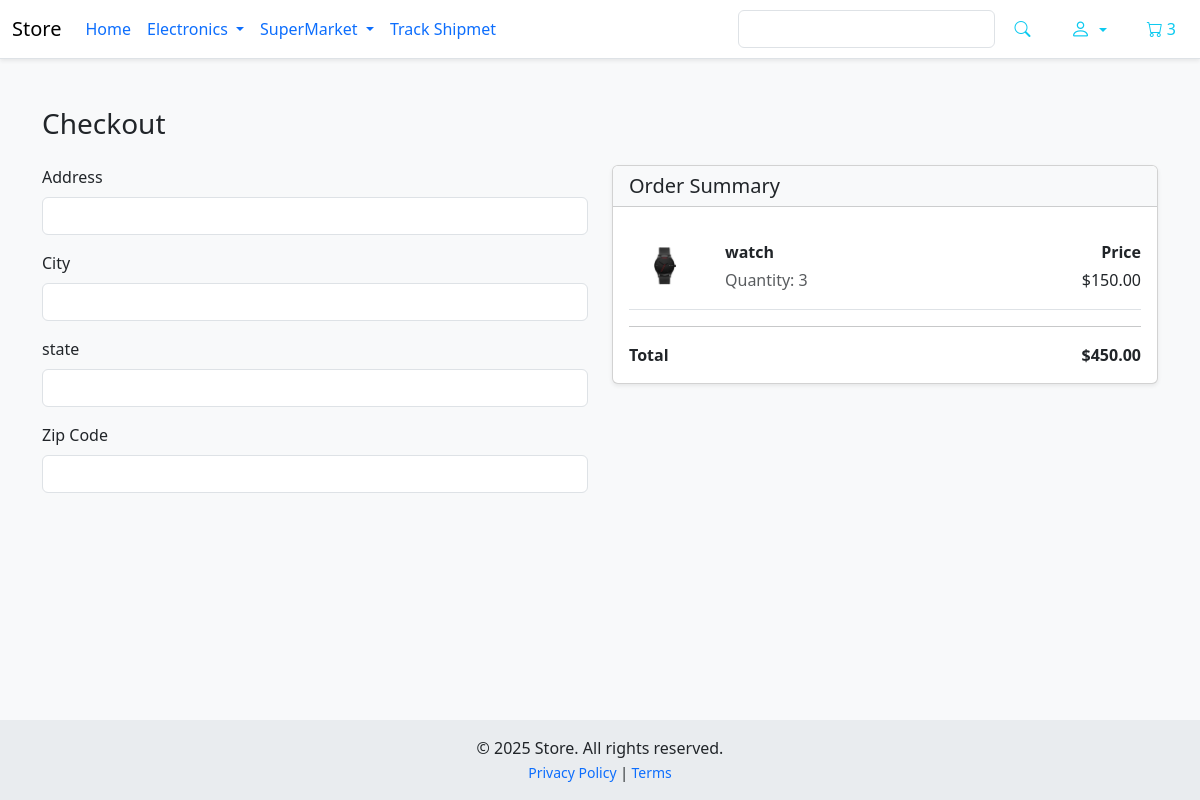
The app's page /checkout/ (signed in), older data.
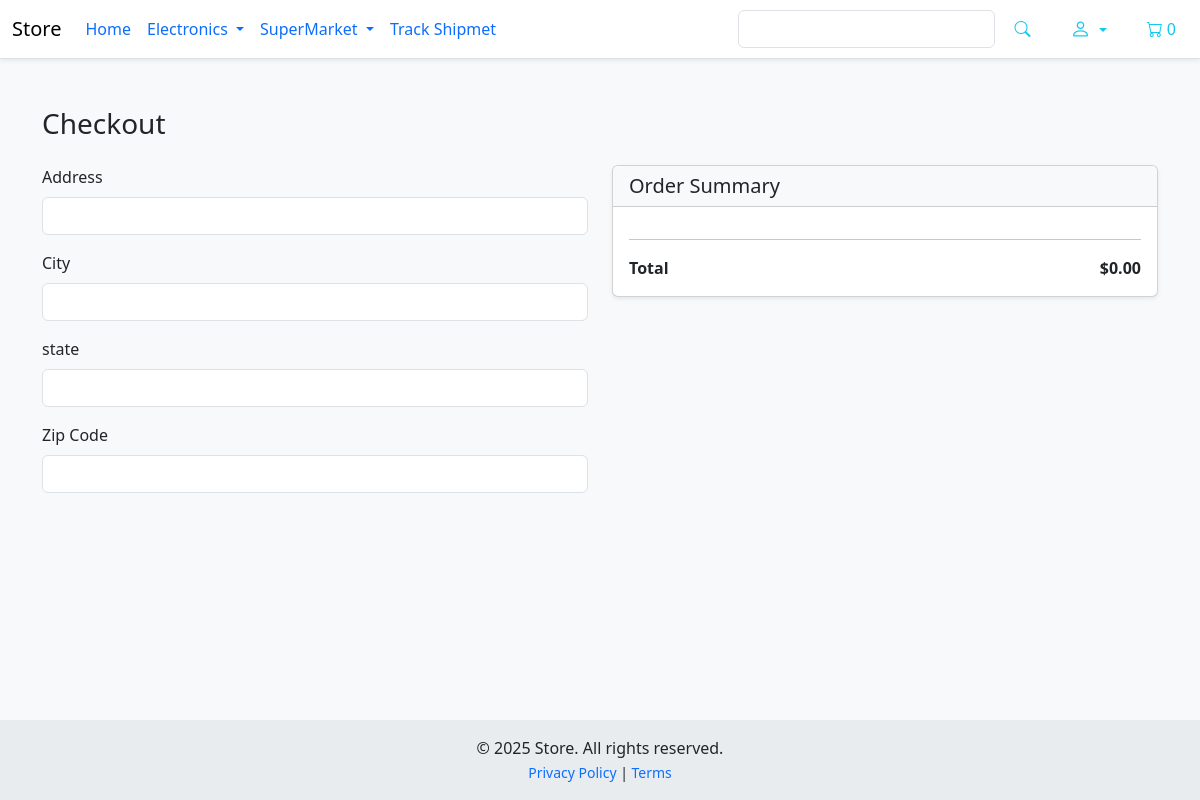
The same page, newer data.
### Store/models.py (models this page shows, shortened)
class Order(models.Model):
    customer =  models.ForeignKey('CoreAuth.Customer',on_delete=models.SET_NULL,null=True,blank=True)
    seller = models.ForeignKey('CoreAuth.Seller',on_delete=models.SET_NULL,null=True,blank=True)
    created_at = models.DateTimeField(auto_now_add=True)
    deleted_at = models.DateTimeField(null=True, blank=True)
    complete = models.BooleanField(default=False)
    transaction_id = models.CharField(max_length=200,null=True)
    @property
    def get_cart_total(self):
        order_items = self.orderitem_set.annotate(product_price=F('quantity') * F('product__price'))
        total = sum(item.product_price for item in order_items)
        return total
    @property
    def get_cart_items(self):
        return sum(item.quantity for item in self.orderitem_set.all())

class OrderItem(models.Model):
    product = models.ForeignKey(Product,on_delete=models.CASCADE)
    order = models.ForeignKey(Order,on_delete=models.SET_NULL,null=True,blank=True)
    quantity = models.IntegerField(default=0,null=True,blank=True,)
    date_added = models.DateTimeField(auto_now_add=True)

class Product(models.Model):
    class RatingChoice(models.IntegerChoices):
        NOT_RATED = 0, 'Not Rated Yet'
        VERY_POOR = 1, 'Very Poor'
        POOR = 2, 'Poor'
        AVERAGE = 3, 'Average'
        GOOD = 4, 'Good'
        EXCELLENT = 5, 'Excellent'
    slug = models.SlugField(max_length=160, unique=True,default='temp-slug')
    seller = models.ForeignKey('CoreAuth.Seller',on_delete=models.CASCADE)
    name = models.CharField(max_length=255)
    price = models.DecimalField(max_digits=9,decimal_places=2)
    created_at = models.DateTimeField(auto_now_add=True)
    rate = models.PositiveSmallIntegerField(choices=RatingChoice,default=RatingChoice.NOT_RATED)
    image = models.ImageField(upload_to='images/products', blank=True, null=True,max_length=255)
    digital = models.BooleanField(default=False)
    @property
    def imageURL(self):
        try:
            if self.image:
                url = self.image.url
                return url
        except:
            pass
        return '/static/images/placeholder.png'

### Store/views.py (the view)
# urls.py: path('checkout/',cheackout,name='checkout'),
def cheackout(request):
    data = cartData(request)
    items = data["items"]
    order = data["order"]
    context = {"items": items, "order": order}
    return render(request, "store/checkout.html", context)

### Store/utils.py (called while the page is built)
def cartData(request):
    if request.user.is_authenticated:
        if request.user.is_seller:
            customer = request.user.seller
            order, create = Order.objects.get_or_create(seller=customer, complete=False)
        elif request.user.is_customer:
            customer = request.user.customer
            order, create = Order.objects.get_or_create(customer=customer, complete=False)
        items = order.orderitem_set.all()
    else:
        data_cookie_cart = cooikeCart(request)
        customer = 'u need to login'
        order = data_cookie_cart['order']
        items = data_cookie_cart['items']
    return {'customer': customer, 'order': order, 'items': items}

### Store/templates/store/checkout.html (shortened to what this page needs)
{% extends 'main.html' %}
{% block content %}
<div class="container mt-5" style="padding-bottom: 80px;">
    <h3 class="mb-4">Checkout</h3>
    <div class="row">
        {% if request.user.is_authenticated %}
        <div class="col-md-6">
            <form id="form" method="POST">
                <div class="mb-3">
                    <label for="address" class="form-label">Address</label>
                    <input type="text" name="address" class="form-control" placeholder="Your Street Name" required>
                </div>
                <div class="mb-3">
                    <label for="city" class="form-label">City</label>
                    <input type="text" name="city" class="form-control" required>
                </div>
                <div class="mb-3">
                    <label for="state" class="form-label">state</label>
                    <input type="text" name="state" class="form-control" required>
                </div>
                <div class="mb-3">
                    <label for="zipcode" class="form-label">Zip Code</label>
                    <input type="text" name="zipcode" class="form-control">
                </div>
            </form>
        </div>
        {% else %}
        <h1 class='mb-4'>You must log in.</h1>
        {% endif %}
        <div class="col-md-6">
            <div class="card shadow-sm">
                <div class="card-header bg-light">
                    <h5 class="mb-0">Order Summary</h5>
                </div>
                <div class="card-body">
                    {% for item in items %}
                    <div class="cart-row d-flex align-items-center border-bottom py-2">
                        <div style="flex: 1;">
                            <img class="img-fluid" src="{{ item.product.imageURL }}"
                                style="width: 70px; height: 70px; object-fit: contain;">
                        </div>
                        <div style="flex: 3;" class="px-3">
                            <p class="mb-1 fw-bold">{{ item.product.name }}</p>
                            <p class="mb-0 text-muted">Quantity: {{ item.quantity }}</p>
                        </div>
                        <div style="flex: 2;" class="text-end">
                            <p class="mb-1 fw-bold">Price</p>
                            <p class="mb-0">${{ item.product.price|floatformat:2 }}</p>
                        </div>
                    </div>
                    {% endfor %}
                    <hr>
                    <div class="d-flex justify-content-between fw-bold">
                        <span>Total</span>
                        <span>${{ order.get_cart_total|floatformat:2 }}</span>
                    </div>
                </div>
            </div>
        </div>
    </div>
</div>
{% endblock %}

### templates/partials/navbar.html (shortened to what this page needs)
<nav class="navbar navbar-expand-lg navbar-light bg-white border-bottom shadow-sm">
  <div class="container-fluid">
    <a class="navbar-brand" href="{% url 'store' %}">Store</a>
    <div class="collapse navbar-collapse" id="navbarSupportedContent">
      <ul class="navbar-nav me-auto mb-2 mb-lg-0">
        <li class="nav-item active">
          <a class="nav-link nav" href="{% url 'store' %}">Home</a>
        </li>
        <li class="nav-item dropdown nav">
          <a class="nav-link dropdown-toggle" href="#" id="navbarDropdown" role="button" data-bs-toggle="dropdown"
            aria-expanded="false">
            Electronics
          </a>
        </li>
        <li class="nav-item dropdown nav">
          <a class="nav-link dropdown-toggle" href="#" id="superMarketDropdown" role="button" data-bs-toggle="dropdown"
            aria-expanded="false">
            SuperMarket
          </a>
        </li>
        <li class="nav-item dropdown nav">
          <a class="nav-link" href="{% url 'track_shipment' %}">
            Track Shipmet
          </a>
        </li>
      </ul>
      <div class="d-flex align-items-center">
        <form class="d-flex me-3">
          <input class="form-control me-2 bg-white text-dark border w-100" type="search" placeholder="Search">
          <button class="btn btn-outline-info border-0" type="submit">
            <i class="bi bi-search"></i>
          </button>
        </form>
        {% if request.user.is_authenticated %}
        {% include 'partials/profile_dropdown.html' %}
        {% else %}
        {% include 'partials/login_dropdown.html' %}
        {% endif %}
        <a href="{% url 'cart' %}" class="btn btn-outline-info border-0">
          <i class="bi bi-cart me-1"></i><span id="cart-count">{{ order.get_cart_items }}</span>
        </a>
      </div>
    </div>
  </div>
</nav>

Row changes from the older to the newer data that the page shows:
removed OrderItem: product.imageURL (picture), product.name "watch", quantity "3", product.price "150.00"
computed for Order: get_cart_items "3" → "0"; get_cart_total "450.00" → "0.00"
